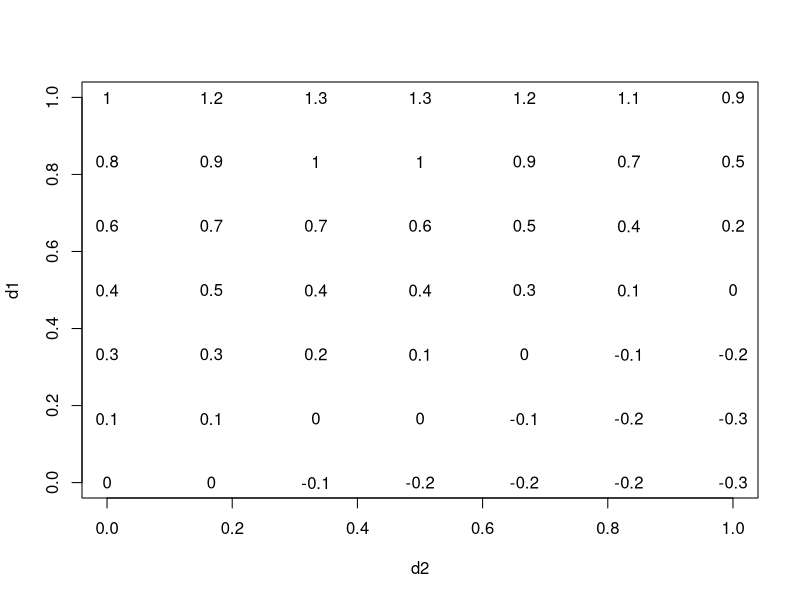

Source code (R):
## ---- chunk 1
set.seed(2018)
N <- 49
lscale <- 1
sdgp <- 1
## 单位区域上采样
d <- expand.grid(
  d1 = seq(0, 1, l = sqrt(N)),
  d2 = seq(0, 1, l = sqrt(N))
)
D <- as.matrix(dist(d)) # 计算采样点之间的欧氏距离
phi <- 2 * lscale^2
m <- sdgp^2 * exp(-D^2 / phi) # 多元高斯分布的协方差矩阵  二次幂指数核函数
# powered.exponential (or stable)
# rho(h) = exp[-(h/phi)^kappa] if 0 < kappa <= 2 此处 kappa 固定为 2
S <- MASS::mvrnorm(1, rep(0, N), m) # 产生服从多元高斯分布的随机数
plot(d1 ~ d2, data = d, type = "n")
text(y = d$d1, x = d$d2, labels = round(S, digits = 1),xpd=T)
## ---- chunk 2
library(purrr)
library(kableExtra)
db <- mtcars[, 1:7]
db2 <- cbind(rownames(db), db)
colnames(db2) <- c("Methods", rep(c("Bias", "RMSE"), 3), "")
if (knitr::is_latex_output()) {
  kable(db2,
    format = "latex", booktabs = TRUE, escape = T, row.names = F,
    longtable = FALSE, caption = "第1种类型的统计表格样式",
    linesep = c("", "", "", "", "", "\\midrule")
  ) %>%
    kable_styling(
      latex_options = c("hold_position", "repeat_header"),
      full_width = F, position = "center", repeat_header_method = "replace",
      repeat_header_text = "续表@ref(tab:kable)"
    ) %>%
    add_header_above(c(" ",
      "$\\\\sigma^2$" = 2, "$\\\\phi$" = 2,
      "$\\\\tau^2$" = 2, "$r=\\\\delta/\\\\phi$" = 1
    ), escape = F) %>%
    footnote(
      general_title = "注：", title_format = "italic", threeparttable = T,
      general = "* 星号表示的内容很长"
    )
} else {
  kable(db2,
    format = "html", booktabs = TRUE, escape = T, row.names = F,
    caption = "第1种类型的统计表格样式"
  ) %>%
    kable_styling(
      bootstrap_options = c("basic"),
      full_width = F, position = "center"
    ) %>%
    add_header_above(c("",
      "$\\sigma^2$" = 2, "$\\phi$" = 2,
      "$\\tau^2$" = 2, "$r=\\delta/\\phi$" = 1
    ), escape = F) %>%
    footnote(
      general_title = "注：", title_format = "italic", threeparttable = T,
      general = "* 星号表示的内容很长"
    )
}
